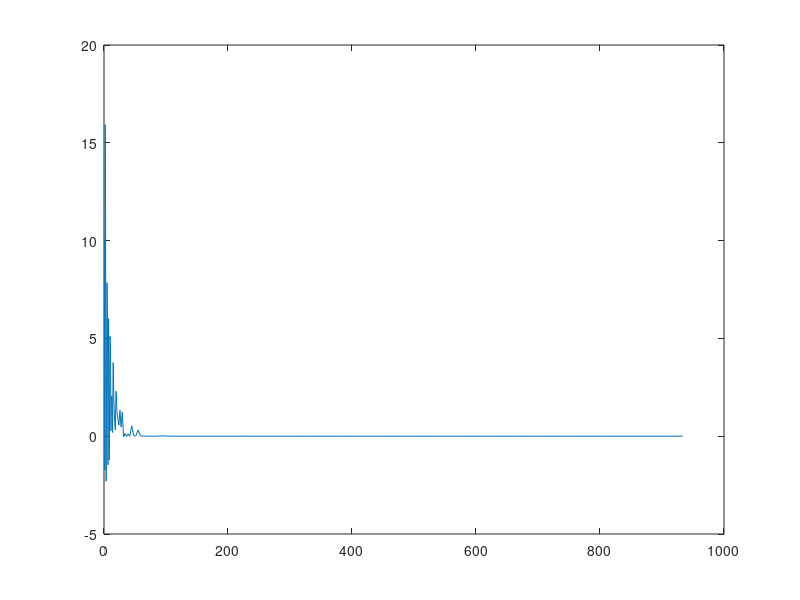

Write MATLAB code to recreate this figure.
close all;
clear all;
clc;

ymax=[];
ff=[];
fmin=1;
fmax=1000;
n=100;
qv=(fmax/fmin)^(1/n);
T=1/input('freq');
Q=10;

for i=0:1:n-1
    fn=fmin*qv^i;
    ff=[ff,fn];
    
    wn=2*pi*fn;
    A=wn*T/2/Q;
    B=wn*T*sqrt(1-1/4/Q/Q);
    
    b0=1-exp(-A)*sin(B)/B;
    b1=2*exp(-A)*(sin(B)/B-cos(B));
    b2=exp((-2)*A)-exp(-A)*sin(B)/B;
    a1=(-2)*exp((-1)*A)*cos(B);
    a2=exp((-2)*A);
    
    BB=[b0,b1,b2];
    AA=[-a1,-a2];
    
    y=filter(1/T,BB,AA);
    yy=max(y);
    ymax=[ymax,yy];
end
plot(ff,ymax)